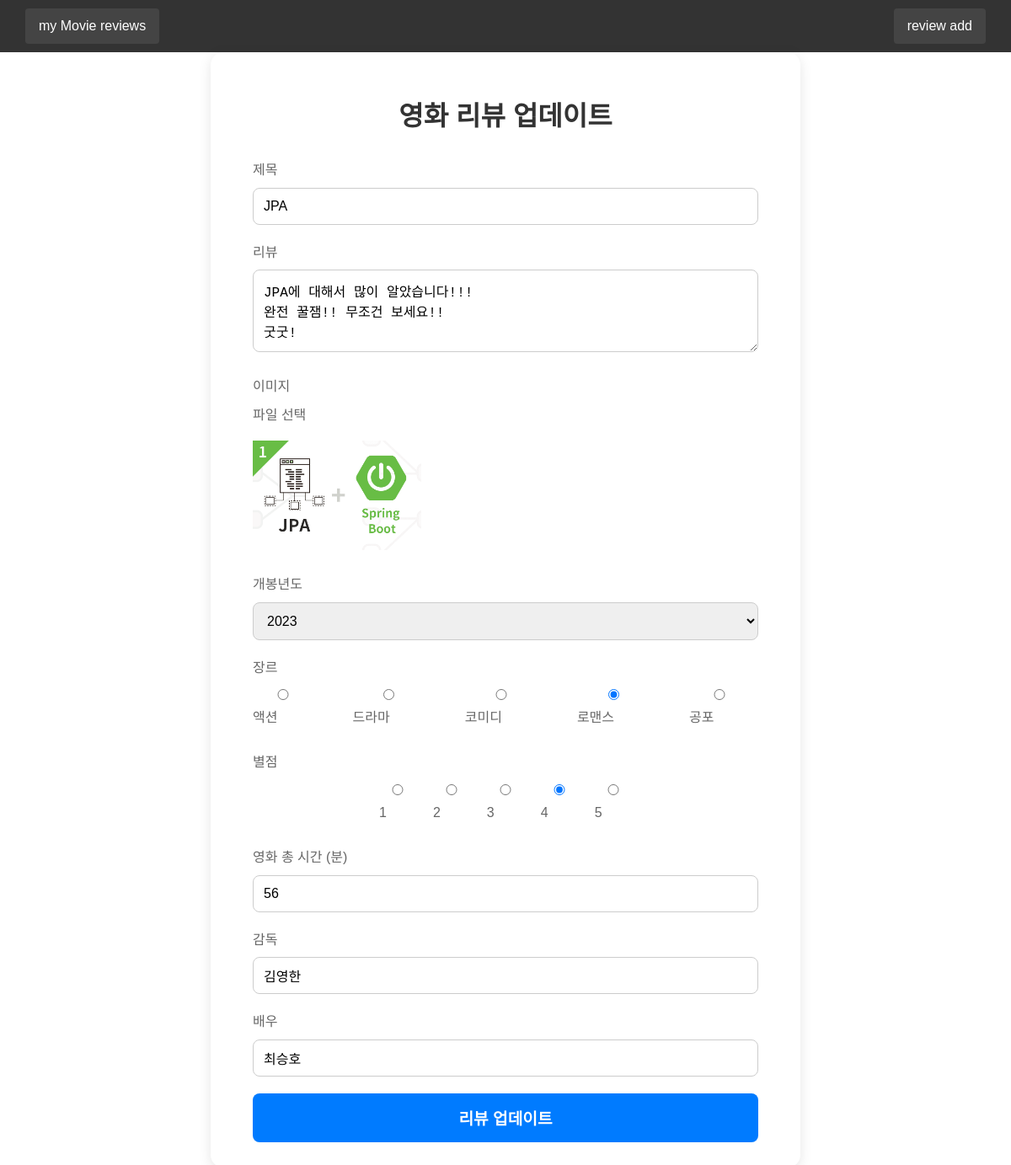
/review/6/update, run on the app's committed database.
### review/models.py (models this page shows)
class Review(models.Model):
    title = models.CharField(max_length=30)
    review = models.TextField()
    genre = models.CharField(max_length=5)
    year=models.CharField(max_length=5, default='0')
    rate = models.CharField(max_length=3, default='0')
    movie_time = models.PositiveIntegerField()
    img_url = models.ImageField(upload_to='images/', default='images/basic.jpg')
    director = models.CharField(max_length=10)
    actor = models.CharField(max_length=10)

### review/views.py (the view, shortened to what this page needs)
# urls.py: path('review/<int:pk>/update', review_update, name='review_update'),
def review_update(request, pk):
    reviews = Review.objects.get(id=pk)
    context = {'review': reviews}
    img_file = request.FILES.get('img_url')
    print(reviews.title)
    print(reviews.movie_time)
    return render(request, 'review_update.html', context)

### templates/review_update.html (shortened to what this page needs)
{% extends 'header.html' %}
{% block content %}
    <div class="update">
        <div class="container1">
            <h1>영화 리뷰 업데이트</h1>
            <form method="post" enctype="multipart/form-data" action="/review/{{ review.id }}/update">
                <div class="form-group">
                    <label for="title">제목</label>
                    <input type="text" id="title" name="title" value="{{ review.title }}" required>
                </div>
                <div class="form-group">
                    <label for="review">리뷰</label>
                    <textarea id="review" name="review" rows="4"
                              required>{{ review.review }}</textarea>
                </div>
                <div class="form-group">
                    <label for="img_url">이미지</label>
                    <label for="img_url" style="cursor: pointer;">파일 선택</label>
                    {% if review.img_url %}
                        <img id="img_preview" src="{{ review.img_url.url }}" alt="미리보기"
                             style="margin-top: 10px; max-width: 200px;">
                    {% else %}
                        <img id="img_preview" src="" alt="미리보기"
                             style="margin-top: 10px; max-width: 200px; display: none;">
                    {% endif %}
                </div>
                <div class="form-group">
                    <label for="year">개봉년도</label>
                    <select id="year" name="year" required value="{{ review.title }}">
                        <option value="">선택하세요</option>
                    </select>
                </div>
                <div class="form-group">
                    <label>장르</label>
                    <div class="radio-group">
                        <label><input type="radio" name="genre" value="액션" required
                                      {% if review.genre == '액션' %}checked{% endif %}> 액션</label>
                        <label><input type="radio" name="genre" value="드라마" required
                                      {% if review.genre == '드라마' %}checked{% endif %}> 드라마</label>
                        <label><input type="radio" name="genre" value="코미디" required
                                      {% if review.genre == '코미디' %}checked{% endif %}> 코미디</label>
                        <label><input type="radio" name="genre" value="로맨스" required
                                      {% if review.genre == '로맨스' %}checked{% endif %}> 로맨스</label>
                        <label><input type="radio" name="genre" value="공포" required
                                      {% if review.genre == '공포' %}checked{% endif %}> 공포</label>
                    </div>
                </div>
                <div class="form-group">
                    <label>별점</label>
                    <div class="rating-group">
                        <label><input type="radio" name="star" value="1" required
                                      {% if review.rate == '1점' %}checked{% endif %}> 1</label>
                        <label><input type="radio" name="star" value="2" required
                                      {% if review.rate == '2점' %}checked{% endif %}> 2</label>
                        <label><input type="radio" name="star" value="3" required
                                      {% if review.rate == '3점' %}checked{% endif %}> 3</label>
                        <label><input type="radio" name="star" value="4" required
                                      {% if review.rate == '4점' %}checked{% endif %}> 4</label>
                        <label><input type="radio" name="star" value="5" required
                                      {% if review.rate == '5점' %}checked{% endif %}> 5</label>
                    </div>
                </div>
                <div class="form-group">
                    <label for="movie_time">영화 총 시간 (분)</label>
                    <input type="number" id="movie_time" min=0 name="movie_time"
                           value="{{ review.movie_time }}"
                           required>
                </div>
                <div class="form-group">
                    <label for="director">감독</label>
                    <input type="text" id="director" name="director" value="{{ review.director }}" required>
                </div>
                <div class="form-group">
                    <label for="actor">배우</label>
                    <input type="text" id="actor" name="actor" value="{{ review.actor }}" required>
                </div>
                <button type="submit" class="btn-submit">리뷰 업데이트</button>
            </form>
        </div>
    </div>
{% endblock %}

### static/add.css (style rules this page uses)
.form-group { margin-bottom: 20px; }
.form-group label { display: block; margin-bottom: 8px; color: #666; font-weight: 500; }
.form-group input, .form-group select, .form-group textarea { width: 100%; padding: 12px; border: 1px solid #ccc; border-radius: 8px; box-sizing: border-box; font-size: 1rem; }
.form-group textarea { resize: vertical; }
.form-group .radio-group { display: flex; justify-content: space-between; flex-wrap: wrap; }
.form-group .radio-group input { margin-right: 10px; }
.form-group .radio-group label { margin-right: 20px; font-weight: 500; }
.form-group .rating-group { display: flex; justify-content: space-between; max-width: 300px; margin: 0 auto; }
.form-group .rating-group label { margin-right: 10px; font-weight: 500; }
.btn-submit { display: block; width: 100%; padding: 15px; border: none; border-radius: 8px; background-color: #007BFF; color: #fff; font-size: 1.2rem; font-weight: 700; cursor: pointer; transition: background-color 0.3s; }

### static/header.css (style rules this page uses)
body { font-family: Arial, sans-serif; line-height: 1.6; margin: 0; padding: 0; }

### static/update.css (style rules this page uses)
.update { display: flex; justify-content: center; align-items: center; }
.container1 { background: #fff; padding: 30px 50px; border-radius: 15px; box-shadow: 0 4px 15px rgba(0, 0, 0, 0.1); width: 100%; max-width: 600px; }
.container1 h1 { text-align: center; color: #333; margin-bottom: 25px; font-size: 2rem; font-weight: 700; }
.form-group { margin-bottom: 20px; }
.form-group label { display: block; margin-bottom: 8px; color: #666; font-weight: 500; }
.form-group input, .form-group select, .form-group textarea { width: 100%; padding: 12px; border: 1px solid #ccc; border-radius: 8px; box-sizing: border-box; font-size: 1rem; }
.form-group textarea { resize: vertical; }
.form-group .radio-group { display: flex; justify-content: space-between; flex-wrap: wrap; }
.form-group .radio-group input { margin-right: 10px; }
.form-group .radio-group label { margin-right: 20px; font-weight: 500; }
.form-group .rating-group { display: flex; justify-content: space-between; max-width: 300px; margin: 0 auto; }
.form-group .rating-group label { margin-right: 10px; font-weight: 500; }
.btn-submit { display: block; width: 100%; padding: 15px; border: none; border-radius: 8px; background-color: #007BFF; color: #fff; font-size: 1.2rem; font-weight: 700; cursor: pointer; transition: background-color 0.3s; }

### data on the page
Review: title "JPA", review "JPA에 대해서 많이 알았습니다!!! 완전 꿀잼!! 무조건 보세요!! 굿굿!", img_url (picture), year "2023", genre "☐ 액션", genre "☐ 드라마", genre "☐ 코미디", genre "☑ 로맨스", genre "☐ 공포", rate "☐ 1", rate "☐ 2", rate "☐ 3", rate "☑ 4", rate "☐ 5", movie_time "56", director "김영한", actor "최승호"
